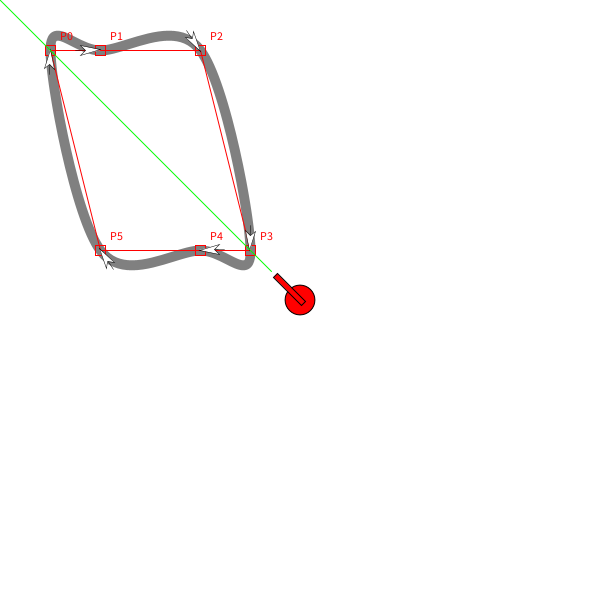
Frame 1 (no input)
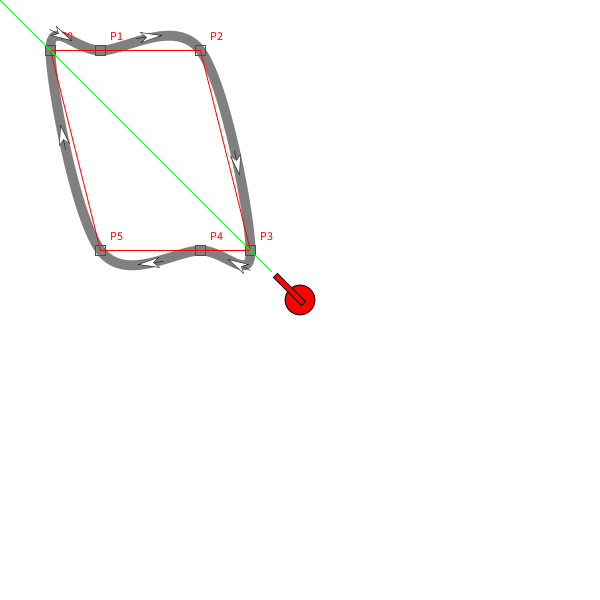
Frame 60 (the mouse pressed at the canvas centre just before this capture)
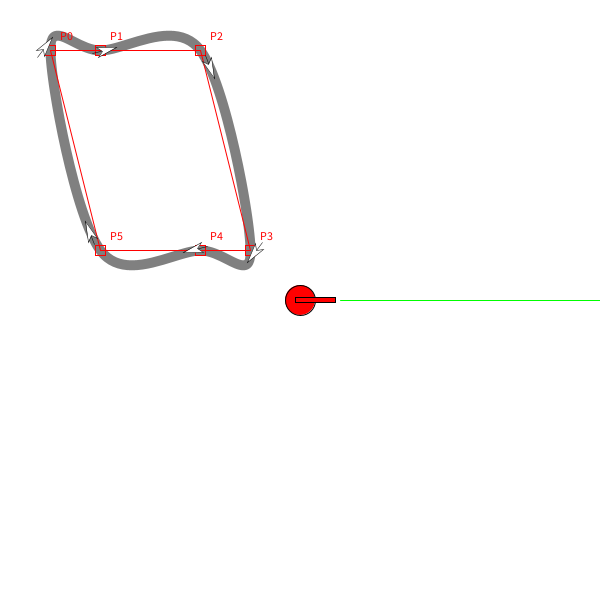
Frame 120 (the mouse held since frame 60 and released just before this capture)

The Processing sketch that drew these frames (run headless with seeded random() and noise(); from frame 60 on, the mouse is pressed at the canvas centre):

// Processing sketch: A3Comp
// ── A3Comp.pde
float x1=50, y1=50, x2=100, y2=50, x3=200, y3=50, x4=250, y4=250, x5=200, y5=250, x6=100, y6=250;
  float t = 0.0;
float rS =10;
  float x, y, xTangent, yTangent, angle;


void setup() {
  size(600, 600) ;
}
void drawArrow() {
  stroke(0) ;
 
  fill(255);
  strokeWeight(1);
  scale(0.5);
  line(-50, 0, 0, 0 ) ;
  beginShape();
  vertex(-30, 0);
  vertex(-40, -10);
  vertex(0, 0);
  vertex(-40, 10);
  endShape(CLOSE);
}
void draw() {
  background(255);

  //curve path construct
  stroke(128);
  strokeWeight(10);
  noFill();
  beginShape();
  curveVertex(x1, y1);//Control pt
  curveVertex(x2, y2);//P1
  curveVertex(x3, y3);//P2
  curveVertex(x4, y4);//P3
  curveVertex(x5, y5);//P4
  curveVertex(x6, y6);//P5
  curveVertex(x1, y1);//P0
  curveVertex(x2, y2);//P1
  curveVertex(x3, y3);//Control pt
  endShape(CLOSE);

  //vertex connecting paths in red
  strokeWeight(1);
  stroke(255, 0, 0);
  beginShape();
  vertex(x1, y1);
  vertex(x2, y2);
  vertex(x3, y3);
  vertex(x4, y4);
  vertex(x5, y5);
  vertex(x6, y6);
  endShape(CLOSE);

  //control point rects for mouseDragged function
  rectMode(CENTER);
  rect(x1, y1, rS, rS);
  rect(x2, y2, rS, rS);
  rect(x3, y3, rS, rS);
  rect(x4, y4, rS, rS);
  rect(x5, y5, rS, rS);
  rect(x6, y6, rS, rS);
  fill(255, 0, 0);
  text("P0", x1+rS, y1-rS);
  text("P1", x2+rS, y2-rS);
  text("P2", x3+rS, y3-rS);
  text("P3", x4+rS, y4-rS);
  text("P4", x5+rS, y5-rS);
  text("P5", x6+rS, y6-rS);


 



       t += 0.01 ;
  if (t>=1.0) {
    t=0.0;
  }
  //movement from P0-P1
  x = curvePoint(x6, x1, x2, x3, t);
  y = curvePoint(y6, y1, y2, y3, t);
  pushMatrix();
  translate(x, y) ;
  xTangent = curveTangent(x6, x1, x2, x3, t);
  yTangent = curveTangent(y6, y1, y2, y3, t);
  angle = atan2( yTangent, xTangent ) ;
  rotate(angle);
    drawArrow();
  popMatrix();

  //movement from P1-P2
  x = curvePoint(x1, x2, x3, x4, t);
  y = curvePoint(y1, y2, y3, y4, t);
  pushMatrix();
  translate(x, y);
  xTangent = curveTangent(x1, x2, x3, x4, t);
  yTangent = curveTangent(y1, y2, y3, y4, t);
  angle = atan2( yTangent, xTangent ) ;
  rotate(angle);
    drawArrow();
  popMatrix();

  //movement from P2-P3
  x = curvePoint(x2, x3, x4, x5, t);
  y = curvePoint(y2, y3, y4, y5, t);
  pushMatrix();
  translate(x, y) ;
  xTangent = curveTangent(x2, x3, x4, x5, t);
  yTangent = curveTangent(y2, y3, y4, y5, t);
  angle = atan2( yTangent, xTangent ) ;
  rotate(angle);
    drawArrow();
  popMatrix();

  //movement from P3-P4
  x = curvePoint(x3, x4, x5, x6, t);
  y = curvePoint(y3, y4, y5, y6, t);
  pushMatrix();
  translate(x, y) ;
  xTangent = curveTangent(x3, x4, x5, x6, t);
  yTangent = curveTangent(y3, y4, y5, y6, t);
  angle = atan2( yTangent, xTangent ) ;
  rotate(angle);
     drawArrow();
  popMatrix();

  //movement from P4-P5
  x = curvePoint(x4, x5, x6, x1, t);
  y = curvePoint(y4, y5, y6, y1, t);
  pushMatrix();
  translate(x, y) ;
  xTangent = curveTangent(x4, x5, x6, x1, t);
  yTangent = curveTangent(y4, y5, y6, y1, t);
  angle = atan2( yTangent, xTangent ) ;
  rotate(angle);
    drawArrow();
  popMatrix();

  //movement from P5-P0
  x = curvePoint(x5, x6, x1, x2, t);
  y = curvePoint(y5, y6, y1, y2, t);
  pushMatrix();
  translate(x, y) ;
  xTangent = curveTangent(x5, x6, x1, x2, t);
  yTangent = curveTangent(y5, y6, y1, y2, t);
  angle = atan2( yTangent, xTangent ) ;
  rotate(angle);
    drawArrow();
  popMatrix();
  fill(0);

//green laser pointer in middle of window
  float angle2 = atan2(mouseY-300, mouseX-300);
  stroke(0);
  fill(255,0,0);
  ellipseMode(CENTER);
  rectMode(CENTER);
      pushMatrix();
  translate(300,300);
  rotate(angle2);
  ellipse(0,0,30,30);
  rect(15,0,40,5);
  stroke(0,255,0);
line(500,0,40,0);
  popMatrix();
   // line(mouseX,mouseY, 300, 300);
  
   //intersection code for laser pointer
  //float a = -(y4-y3);
  //float b = x4-x3;
  //float c = (x3*y4)-(y3*x4);
  //float s =  -(a*x1 + b*y1 + c) / (a*(x2-x1)+b*(y2-y1));
  //float xi = (1-s)*x1 + s*x2;
  //float yi = (1-s)*y1 + s*y2;
  //fill(0, 128, 0);
  //if (xi > x1 && xi <x2 && yi > y1 && yi <y2) { 
  //  //if (xi > x3 && xi <x4 && yi > y3 && yi <y4) {
  //  ellipse( xi, yi, 10, 10 );
  //}
  
  
}

void mouseDragged() {
  if (mouseX<x1+rS/2 && mouseX>x1-rS/2 && mouseY<y1+rS/2 && mouseY>y1-rS/2) {
    x1 = mouseX ;
    y1 = mouseY ;
  }
 else if (mouseX<x2+rS/2 && mouseX>x2-rS/2 && mouseY<y2+rS/2 && mouseY>y2-rS/2) {
    x2 = mouseX ;
    y2 = mouseY ;
  }
  else if (mouseX<x3+rS/2 && mouseX>x3-rS/2 && mouseY<y3+rS/2 && mouseY>y3-rS/2) {
    x3 = mouseX ;
    y3 = mouseY ;
  }
  else if (mouseX<x4+rS/2 && mouseX>x4-rS/2 && mouseY<y4+rS/2 && mouseY>y4-rS/2) {
    x4 = mouseX ;
    y4 = mouseY ;
  }
  else if (mouseX<x5+rS/2 && mouseX>x5-rS/2 && mouseY<y5+rS/2 && mouseY>y5-rS/2) {
    x5 = mouseX ;
    y5 = mouseY ;
  }
  else if (mouseX<x6+rS/2 && mouseX>x6-rS/2 && mouseY<y6+rS/2 && mouseY>y6-rS/2) {
    x6 = mouseX ;
    y6 = mouseY ;
  }
}
